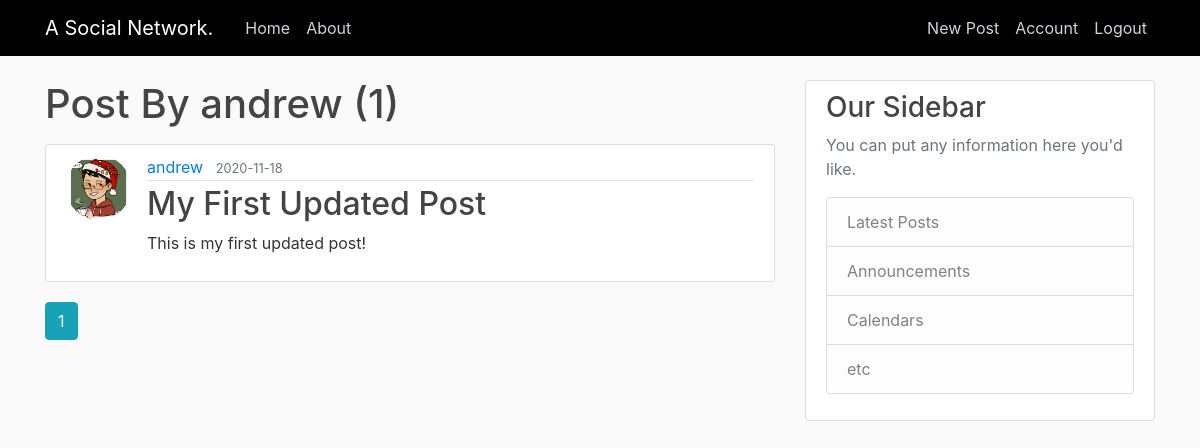
Page /user/andrew (signed in) on the committed database.
### app/models.py (models this page shows, shortened)
class User(db.Model, UserMixin):
    id = db.Column(db.Integer, primary_key = True)
    username = db.Column(db.String(20), unique=True, nullable=False)
    email = db.Column(db.String(120), unique=True, nullable=False)
    image_file = db.Column(db.String(20),nullable=False, default='default.jpg')
    password = db.Column(db.String(60),nullable=False)
    posts = db.relationship('Post', backref='author', lazy=True)

class Post(db.Model):
    id = db.Column(db.Integer, primary_key = True)
    title = db.Column(db.String(100), nullable=False)
    date_posted = db.Column(db.DateTime, nullable=False, default=datetime.utcnow)
    content = db.Column(db.Text, nullable=False)
    user_id = db.Column(db.Integer, db.ForeignKey('user.id'), nullable=False)

### app/users/routes.py (the view)
@users.route('/user/<string:username>')
def user_posts(username):
    page = request.args.get('page', 1, type=int)
    user = User.query.filter_by(username=username).first_or_404()
    posts = Post.query.filter_by(author=user)\
        .order_by(Post.date_posted.desc())\
        .paginate(per_page=5, page=page)
    return render_template('user_posts.html',posts=posts, user=user)

### app/models.py (called while the page is built)
@login_manager.user_loader
def load_user(user_id):
    return User.query.get(int(user_id))

### app/templates/user_posts.html
{% extends 'layout.html' %}
{% block content %}
    <h1 class= 'mb-3'> Post By {{ user.username }} ({{ posts.total }})</h1>
    {% for post in posts.items %}
        <article class="media content-section">
            <img class="rounded-circle article-img" src="{{ url_for('static', filename='profile_pics/' + post.author.image_file) }}" alt="profile_picture">
            <div class="media-body">
            <div class="article-metadata">
                <a class="mr-2" href="{{ url_for('users.user_posts', username=post.author.username) }}">{{ post.author.username }}</a>
                <small class="text-muted">{{ post.date_posted.strftime('%Y-%m-%d') }}</small>
            </div>
            <h2><a class="article-title" href="{{ url_for('posts.post', post_id = post.id) }}">{{ post.title }}</a></h2>
            <p class="article-content">{{ post.content }}</p>
            </div>
        </article>
    {% endfor %}
    {% for page_num in posts.iter_pages(left_edge=1, right_edge=1, left_current=1, right_current=2) %}
        {% if page_num %}
            {% if posts.page == page_num %}
            <a  class= 'btn btn-info mb-4' href="{{ url_for('users.user_posts',username=user.username, page=page_num) }}">{{ page_num }}</a>
            {% else %}
                <a  class= 'btn btn-outline-info mb-4' href="{{ url_for('users.user_posts',username=user.username, page=page_num) }}">{{ page_num }}</a>
            {% endif %}
        {% else %}
            ...
        {% endif %}
    {% endfor %}
{% endblock content %}

### app/static/main.css (style rules this page uses)
body { background: #fafafa; color: #333333; margin-top: 5rem; }
h1, h2, h3, h4, h5, h6 { color: #444444; }
.content-section { background: #ffffff; padding: 10px 20px; border: 1px solid #dddddd; border-radius: 3px; margin-bottom: 20px; }
.article-title { color: #444444; }
.article-content { white-space: pre-line; }
.article-img { height: 65px; width: 65px; margin-right: 16px; }
.article-metadata { padding-bottom: 1px; margin-bottom: 4px; border-bottom: 1px solid #e3e3e3 }

### rows in the picture
User: username "andrew"
Post: image_file (picture), author.username "andrew", date_posted "2020-11-18", title "My First Updated Post", content "This is my first updated post!"

### other values in the picture
{{ posts.total }} "1"
{{ page_num }} "1"
